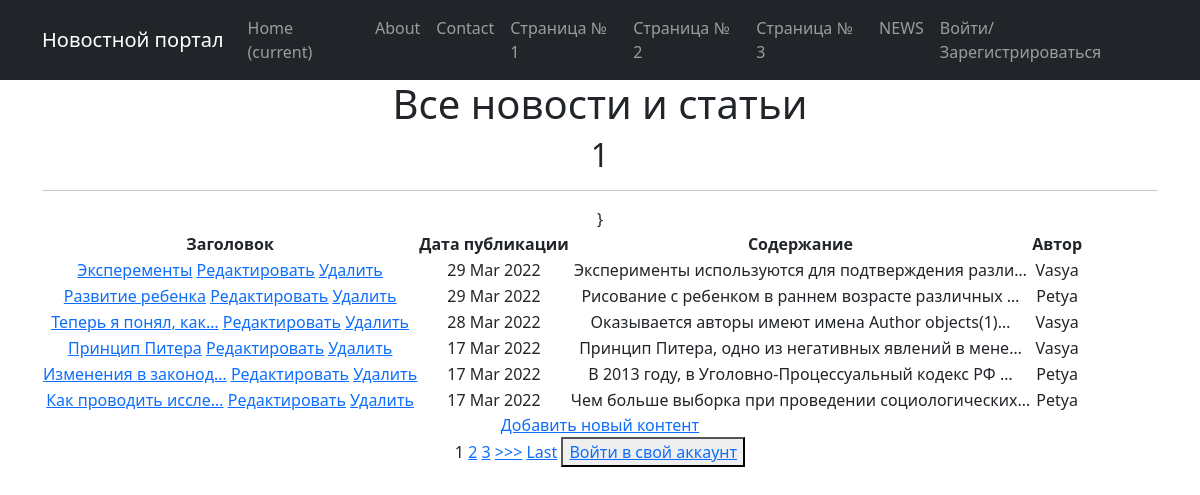
Page /news/ on the committed database.
### news/models.py (models this page shows, shortened)
class Post(models.Model):
    author = models.ForeignKey(Author, on_delete=models.CASCADE)
    NEWS = 'NW'
    ARTICLE = 'AR'
    CATEGORY_CHOICES = (
        (NEWS, 'Новость'),
        (ARTICLE, 'Статья'),
    )
    categoryType = models.CharField(max_length=2, choices=CATEGORY_CHOICES, default=ARTICLE)
    dateCreation = models.DateTimeField(auto_now_add=True)
    postCategory = models.ManyToManyField(Category, through='PostCategory')
    title = models.CharField(max_length=128)
    text = models.TextField()
    rating = models.SmallIntegerField(default=0)

class Author(models.Model):
    authorUser = models.OneToOneField(User, on_delete=models.CASCADE)
    ratingAuthor = models.SmallIntegerField(default=0)

### news/views.py (the view)
# urls.py: path('', PostList.as_view()),
class PostList(ListView):
    model = Post  # указываем модель, объекты которой мы будем выводить
    template_name = 'news/news_list.html'  # указываем имя шаблона, в котором будет лежать HTML, в котором будут все инструкции о том, как именно пользователю должны вывестись наши объекты
    context_object_name = 'post' # это имя списка, в котором будут лежать все объекты, его надо указать, чтобы обратиться к самому списку объектов через HTML-шаблон
    queryset = Post.objects.order_by('-id')  # От ранней к поздней
    paginate_by = 1
    form_class = PostForm
    def get_context_data(self, **kwargs):
        context = super().get_context_data(**kwargs)
        context['time_now'] = datetime.utcnow()
        context['filter'] = PostFilter(self.request.GET, queryset=self.get_queryset())
        return context

### templates/news/news_list.html (shortened to what this page needs)
{% extends 'flatpages/default.html' %}
{% block content %}
    <h1>Все новости и статьи</h1>
    <h2>{{ post|length }}</h2>
    <hr>
    <table>
        <thead>
            <th>
                Заголовок
            </th>
            <th>
                Дата публикации
            </th>
            <th>
                Содержание
            </th>
            <th>
                Автор
            </th>
        </thead>
        {% for post in filter.qs %}
        <tr>
            <td>
                <a href="{% url 'news_detail' post.id %}">{{ post.title|truncatechars:20 }}</a>
                <a href="{% url 'news_update' post.id %}"><u>Редактировать</u></a>
                <a href="{% url 'news_delete' post.id %}"><u> Удалить </u></a>
            </td>
            <td>
                {{ post.dateCreation|date:'d M Y' }}
            </td>
            <td>
                {{ post.text|truncatechars:50 }}
            </td>
            <td>
                {{ post.author.authorUser.username }}
            </td>
        </tr>
        {% endfor %}}
    </table>
    <a href="{% url 'news_create' %}">Добавить новый контент</a> <br>
    {% if is_paginated %}
        {% for num in page_obj.paginator.page_range %}
            {% if page_obj.number == num %}
                <a>{{ num }}</a>
            {% elif num > page_obj.number|add:'-3' and num < page_obj.number|add:'3' %}
                <a href="?page={{ num }}">{{ num }}</a>
            {% endif %}
        {% endfor %}
        {% if page_obj.has_next %}
            <a href="?page={{ page_obj.next_page_number }}">>>></a>
            <a href="?page={{ page_obj.paginator.num_pages }}">Last</a>
        {% endif %}
    <button> <a href="/accounts/login/">Войти в свой аккаунт</a></button>
    {% endif %}
{% endblock content %}

### templates/flatpages/default.html (shortened to what this page needs)
<!DOCTYPE html>
<html lang="en">
    <head>
        {% load static %}
        <link href="{% static 'css/styles.css' %}" rel="stylesheet" />
    </head>
    <body>
        <nav class="navbar navbar-expand-lg navbar-dark bg-dark static-top">
            <div class="container">
                <a class="navbar-brand" href="#">Новостной портал</a>
                <div class="collapse navbar-collapse" id="navbarResponsive">
                    <ul class="navbar-nav ml-auto">
                        <li class="nav-item active">
                            <a class="nav-link" href="#">Home
                                <span class="sr-only">(current)</span>
                            </a>
                        </li>
                        <li class="nav-item">
                            <a class="nav-link" href="/about/">About</a>
                        </li>
                        <li class="nav-item">
                            <a class="nav-link" href="/contacts/">Contact</a>
                        </li>
                        <li class="nav-item">
                            <a class="nav-link" href="/Stranica_1/">Страница № 1</a>
                        </li>
                        <li class="nav-item">
                            <a class="nav-link" href="/Stranica_2/">Страница № 2</a>
                        </li>
                        <li class="nav-item">
                            <a class="nav-link" href="/Stranica_3/">Страница № 3</a>
                        </li>
                        <li class="nav-item">
                            <a class="nav-link" href="/news/">NEWS</a>
                        </li>
                        <li class="nav-item">
                            <a class="nav-link" href="/accounts/login/">Войти/Зарегистрироваться</a>
                        </li>
                    </ul>
                </div>
            </div>
        </nav>
        <div class="container">
            <div class="row">
                <div class="col-lg-12 text-center">
                    {% block content %}{% endblock content %}
                </div>
            </div>
        </div>
    </body>
</html>

### rows in the picture
Post: title "Эксперементы", dateCreation "29 Mar 2022", text "Эксперименты используются для подтверждения разли…", author.authorUser.username "Vasya"
Post: title "Развитие ребенка", dateCreation "29 Mar 2022", text "Рисование с ребенком в раннем возрасте различных …", author.authorUser.username "Petya"
Post: title "Теперь я понял, как…", dateCreation "28 Mar 2022", text "Оказывается авторы имеют имена Author objects(1)…", author.authorUser.username "Vasya"
Post: title "Принцип Питера", dateCreation "17 Mar 2022", text "Принцип Питера, одно из негативных явлений в мене…", author.authorUser.username "Vasya"
Post: title "Изменения в законод…", dateCreation "17 Mar 2022", text "В 2013 году, в Уголовно-Процессуальный кодекс РФ …", author.authorUser.username "Petya"
Post: title "Как проводить иссле…", dateCreation "17 Mar 2022", text "Чем больше выборка при проведении социологических…", author.authorUser.username "Petya"

### other values in the picture
{{ post|length }} "1"
{{ num }} "1"
{{ num }} "2" "3"
